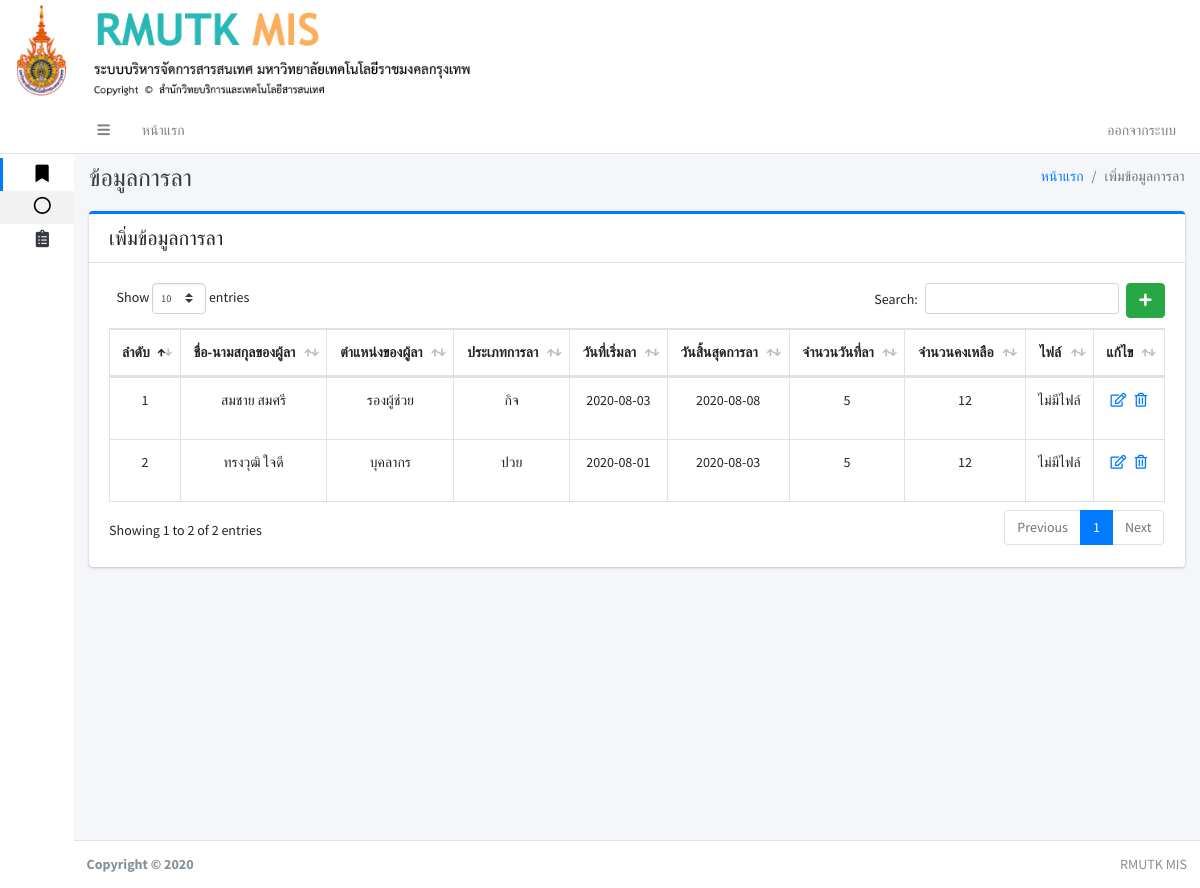
Screenshot of /index.php?pla (signed in) with the database file from the repository.
### tables this page shows
CREATE TABLE IF NOT EXISTS `kan_la` (
`la_id` int(11) NOT NULL,
  `la_user_id` int(11) NOT NULL,
  `la_type` int(11) NOT NULL,
  `la_start` date NOT NULL,
  `la_end` date NOT NULL,
  `la_total` int(11) NOT NULL,
  `la_balance` int(11) NOT NULL,
  `la_file` varchar(255) NOT NULL,
  `la_status` int(11) NOT NULL
);

CREATE TABLE IF NOT EXISTS `user` (
`user_id` int(11) NOT NULL,
  `first_name` varchar(150) NOT NULL,
  `last_name` varchar(150) NOT NULL,
  `username` varchar(150) NOT NULL,
  `password` varchar(150) NOT NULL,
  `user_tumn` varchar(250) NOT NULL,
  `user_kana_id` int(11) NOT NULL,
  `user_saka_id` int(11) NOT NULL,
  `user_status` int(11) NOT NULL
);

### page/pla.php (the view, shortened to what this page needs)
 <div class="content-header">
     <div class="container-fluid">
         <div class="row mb-2">
             <div class="col-sm-6">
                 <h1 class="m-0 text-dark">ข้อมูลการลา</h1>
             </div>
             <div class="col-sm-6">
                 <ol class="breadcrumb float-sm-right">
                     <li class="breadcrumb-item"><a href="#">หน้าแรก</a></li>
                     <li class="breadcrumb-item active">เพิ่มข้อมูลการลา</li>
                 </ol>
             </div>
         </div>
     </div>
 </div>
 <div class="content">
     <div class="container-fluid">
         <div class="row">
             <div class="col-lg-12">
                 <div class="card card-primary card-outline ">
                     <div class="card-header noprint">
                         <h5 class="m-0">เพิ่มข้อมูลการลา</h5>
                     </div>
                     <div class="card-body">
                         <?php
                         if (isset($_GET['add'])):
                            add();
                        elseif (isset($_GET['edit_la'])):
                            edit();
                        elseif (isset($_GET['del_la'])):
                            del();
                        else:
                        ?>
                         <a href="./index.php?pla&add" class="btn btn-success float-right"><i
                                 class="fas fa-plus"></i></a>
                         <?php shows(); ?>
                         <?php endif ?>
                     </div>
                 </div>
             </div>
         </div>
     </div>
 </div>
 <?php
function shows()
{
include './conn.php';
$sqlhkan_la = " SELECT * FROM kan_la INNER JOIN user ON kan_la.la_user_id = user.user_id ORDER BY la_id desc ";
$qryhkan_la = mysqli_query($conn,$sqlhkan_la);
?>
 <table id="example1" class="table table-bordered table-hover">
     <thead>
         <tr align="center">
             <th width="3px">ลำดับ</th>
             <th>ชื่อ-นามสกุลของผู้ลา</th>
             <th>ตำแหน่งของผู้ลา</th>
             <th>ประเภทการลา</th>
             <th>วันที่เริ่มลา</th>
             <th>วันสิ้นสุดการลา</th>
             <th>จำนวนวันที่ลา</th>
             <th>จำนวนคงเหลือ</th>
             <th>ไฟล์</th>
             <th>แก้ไข</th>
         </tr>
     </thead>
     <tbody>
         <?php
        $i = 1;
        while ($rowhkan_la = $qryhkan_la->fetch_array()) {
        $la_id = $rowhkan_la['la_id'];
        ?>
         <tr align="center">
             <td align="center"><?php echo $i; ?></td>
             <td><?php echo $rowhkan_la['first_name']."  ".$rowhkan_la['last_name']; ?></td>
             <td><?php echo $rowhkan_la['user_tumn']; ?></td>
             <td>
                 <?php if ($rowhkan_la['la_type'] == 0): ?>
                 <p>พักร้อน</p>
                 <?php elseif ($rowhkan_la['la_type'] == 1): ?>
                 <p>กิจ</p>
                 <?php elseif ($rowhkan_la['la_type'] == 2): ?>
                 <p>ปวย</p>
                 <?php elseif ($rowhkan_la['la_type'] == 3): ?>
                 <p>
                     <font color="red">ยกเลิก</font>
                 </p>
                 <?php endif ?>
             </td>
             <td><?php echo $rowhkan_la['la_start']; ?></td>
             <td><?php echo $rowhkan_la['la_end']; ?></td>
             <td><?php echo $rowhkan_la['la_total']; ?></td>
             <td><?php echo $rowhkan_la['la_balance']; ?></td>
             <td>
                 <?php if ($rowhkan_la['la_file'] == "ไม่มีไฟล์") {
                    echo "ไม่มีไฟล์";
                 }else{ ?>
                 <a href="uploads/<?php echo $rowhkan_la['la_file']; ?>" download><?php echo $rowhkan_la['la_file']; ?>
                     <?php } ?>
             </td>
             <td width="10px">
                 <?php if ($rowhkan_la['la_status'] == 0): ?>
                 <a href="index.php?pla&edit_la&la_id=<?php echo($la_id) ?>"><i class="far fa-edit"></i></a>&nbsp;&nbsp;
                 <a href="page/pla_db.php?del_pla&la_id=<?php echo($la_id) ?>"><i class="far fa-trash-alt"></i></a>
                 <?php else: ?>
                 <?php echo "<font color='red'>ยกเลิก</fon>"; ?>
                 <?php endif ?>
             </td>
         </tr>
         <?php $i++; } ?>
     </tbody>
 </table>
 <?php } ?>

### index.php (shortened to what this page needs)
<!DOCTYPE html>
<html lang="en">
<head>
    <link rel="stylesheet" href="adminlte3/plugins/fontawesome-free/css/all.min.css">
    <link rel="stylesheet" href="adminlte3/plugins/datatables-bs4/css/dataTables.bootstrap4.css">
    <link rel="stylesheet" href="adminlte3/plugins/select2/css/select2.min.css">
    <link rel="stylesheet" href="adminlte3/plugins/select2-bootstrap4-theme/select2-bootstrap4.min.css">
    <link rel="stylesheet" href="adminlte3/dist/css/adminlte.min.css">
    <link rel="stylesheet" href="adminlte3/plugins/summernote/summernote-bs4.css">
    <link rel="stylesheet" type="text/css" href="css/cuttom.css">
</head>
<body class="hold-transition sidebar-collapse sidebar-mini text-sm ">
    <?php include 'banner.php'; ?>
    <div class="wrapper">
        <?php
    include 'navbar.php';
    include 'sidebar.php';
    ?>
        <div class="content-wrapper">
            <?php
      if (isset($_GET['pa1'])) {
        include 'page/pa1.php';
      }elseif (isset($_GET['pa2'])) {
        include 'page/pa2.php';
      }elseif (isset($_GET['pa3'])) {
        include 'page/pa3.php';
      }elseif (isset($_GET['pa4'])) {
        include 'page/pa4.php';
      }elseif (isset($_GET['pa5'])) {
        include 'page/pa5.php';
      }elseif (isset($_GET['pa6'])) {
        include 'page/pa6.php';
      }elseif (isset($_GET['pa66'])) {
        include 'page/pa66.php';
      }elseif (isset($_GET['pa666'])) {
        include 'page/pa666.php';
      }elseif (isset($_GET['pa7'])) {
        include 'page/pa7_news.php';
      }elseif (isset($_GET['pa8'])) {
        include 'page/pa8_user.php';
      }elseif (isset($_GET['ph'])) {
        include 'page/ph.php';
      }elseif (isset($_GET['addtext'])) {
        include 'page/addtext.php';
      }elseif (isset($_GET['ph1'])) {
        include 'page/ph1.php';
      }elseif (isset($_GET['pla'])) {
        include 'page/pla.php';
      }elseif (isset($_GET['kanzon'])) {
        include 'page/kanzon.php';
      }elseif (isset($_GET['kan_research'])) {
        include 'page/kan_research.php';
      }elseif (isset($_GET['kan_activity'])) {
        include 'page/kan_activity.php';
      }elseif (isset($_GET['arts_and_culture'])) {
        include 'page/arts_and_culture.php';
      }else{
        include 'new.php';
      }
      ?>
        </div>
        <footer class="main-footer noprint">
            <div class="float-right d-none d-sm-inline">
                RMUTK MIS
            </div>
            <strong>Copyright &copy; 2020 </strong>
        </footer>
    </div>
</body>
</html>

### banner.php
<div class="row noprint">
<img src="img/logo.png" class="col-md-5 " >
</div>

### navbar.php (shortened to what this page needs)
<nav class="main-header navbar navbar-expand navbar-white navbar-light">
  <ul class="navbar-nav">
    <li class="nav-item">
      <a class="nav-link" data-widget="pushmenu" href="#"><i class="fas fa-bars"></i></a>
    </li>
    <li class="nav-item d-none d-sm-inline-block">
      <a href="index.php" class="nav-link">หน้าแรก</a>
    </li>
    </ul>
    <ul class="navbar-nav ml-auto">
      <li class="nav-item d-none d-sm-inline-block">
        <?php if (!isset($_SESSION["USERNAME"])):
          ?>
          <a href="./home" class="nav-link">เข้าสู่ระบบ</a>
          <?php else: ?>
            <a data-toggle="modal" data-target="#LogoutModal" class="nav-link">ออกจากระบบ</a>
          <?php endif ?>
        </li>
      </ul>
    </nav>

### sidebar.php (shortened to what this page needs)
<aside class="main-sidebar sidebar-light-primary">
  <a href="#" class="brand-link">
      <?php
      $status = "";
      if (isset($_SESSION["USERNAME"])){
        $user = $_SESSION["USERNAME"];
        include './conn.php';
        $sqlhusercc=" SELECT * FROM user WHERE username = '$user' ";
        $qryhusercc = mysqli_query($conn,$sqlhusercc);
        $rowhusercc = mysqli_fetch_assoc($qryhusercc);
        $status = $rowhusercc['user_status'];
        ?>
      <?php }else{ ?>
        &nbsp;
      <?php } ?>
  </a>
  <div class="sidebar text-xs">
    <nav class="mt-2">
      <ul class="nav nav-pills nav-sidebar nav-compact nav-child-indent nav-legacy flex-column" data-widget="treeview" role="menu" data-accordion="false">
         <li class="nav-item has-treeview menu-open">
          <a href="#" class="nav-link active">
            <i class="nav-icon fas fa-bookmark"></i>
          </a>
          <ul class="nav nav-treeview">
            <li class="nav-item">
              <a href="index.php" class="nav-link active">
                <i class="far fa-circle nav-icon"></i>
              </a>
            </li>
            </ul>
          </li>
            <?php if ($status == 1): ?>
              <li class="nav-item">
                <a href="#" class="nav-link">
                  <i class="nav-icon fas fa-clipboard-list"></i>
                </a>
              </li>
              <?php else: ?>
              <?php endif ?>
            </ul>
          </nav>
        </div>
      </aside>

### rows the page displays
kan_la: user.first_name "สมชาย", user.last_name "สมศรี", user.user_tumn "รองผู้ช่วย", la_type "กิจ", la_start "2020-08-03", la_end "2020-08-08", la_total "5", la_balance "12", la_file "ไม่มีไฟล์"
kan_la: user.first_name "ทรงวุฒิ", user.last_name "ใจดี", user.user_tumn "บุคลากร", la_type "ปวย", la_start "2020-08-01", la_end "2020-08-03", la_total "5", la_balance "12", la_file "ไม่มีไฟล์"
